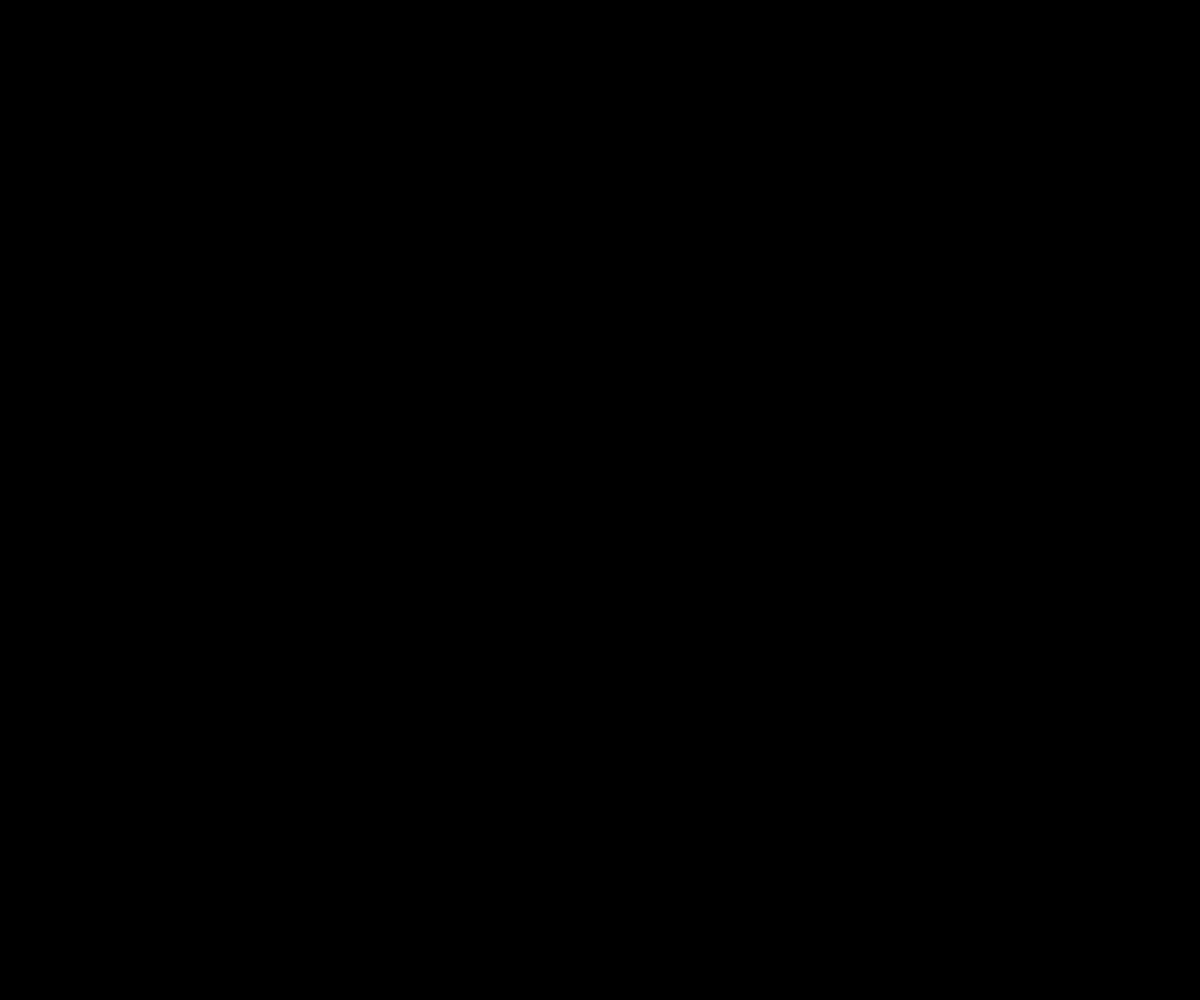
Frame 1 (no input)
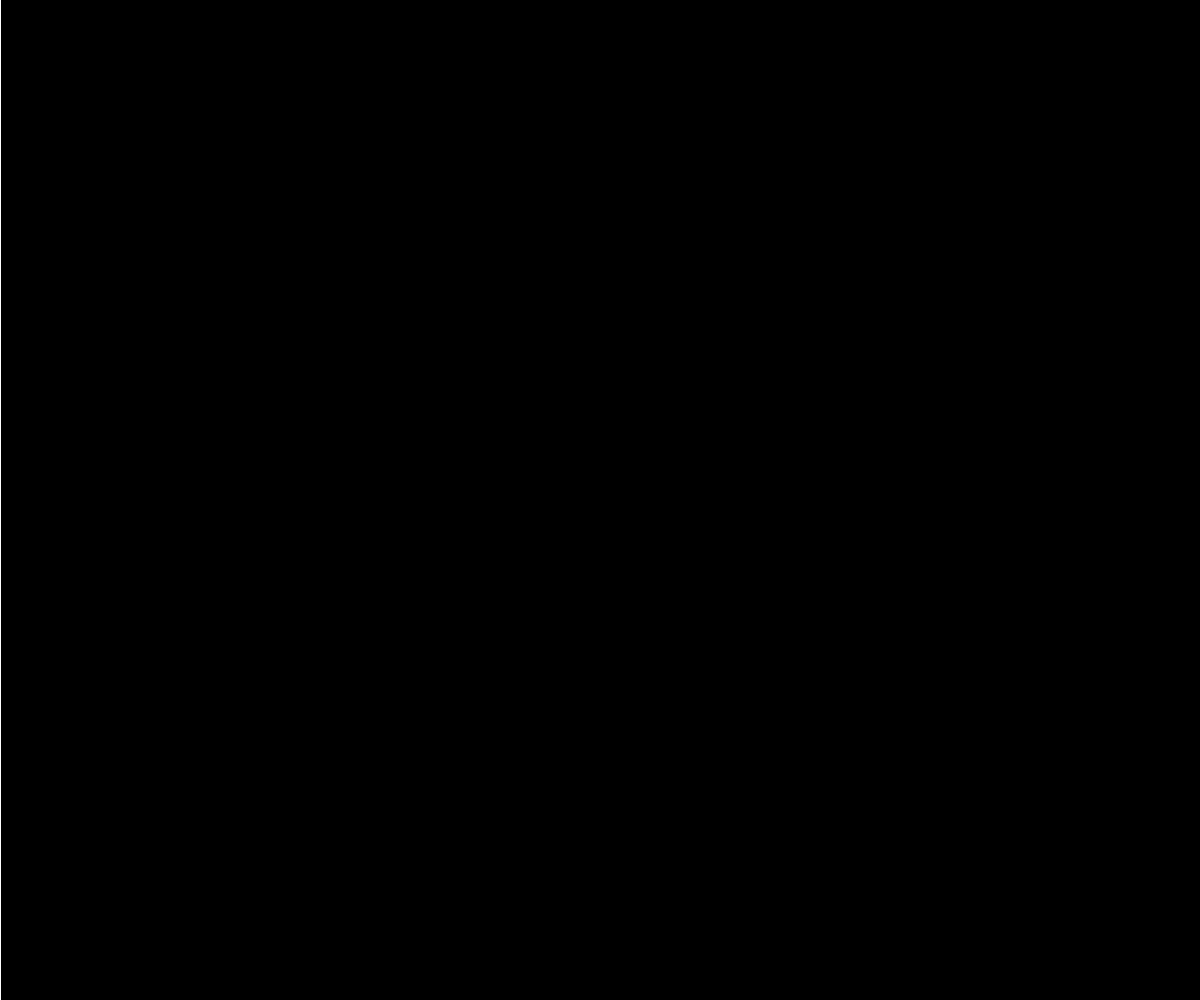
Frame 60 (no input)
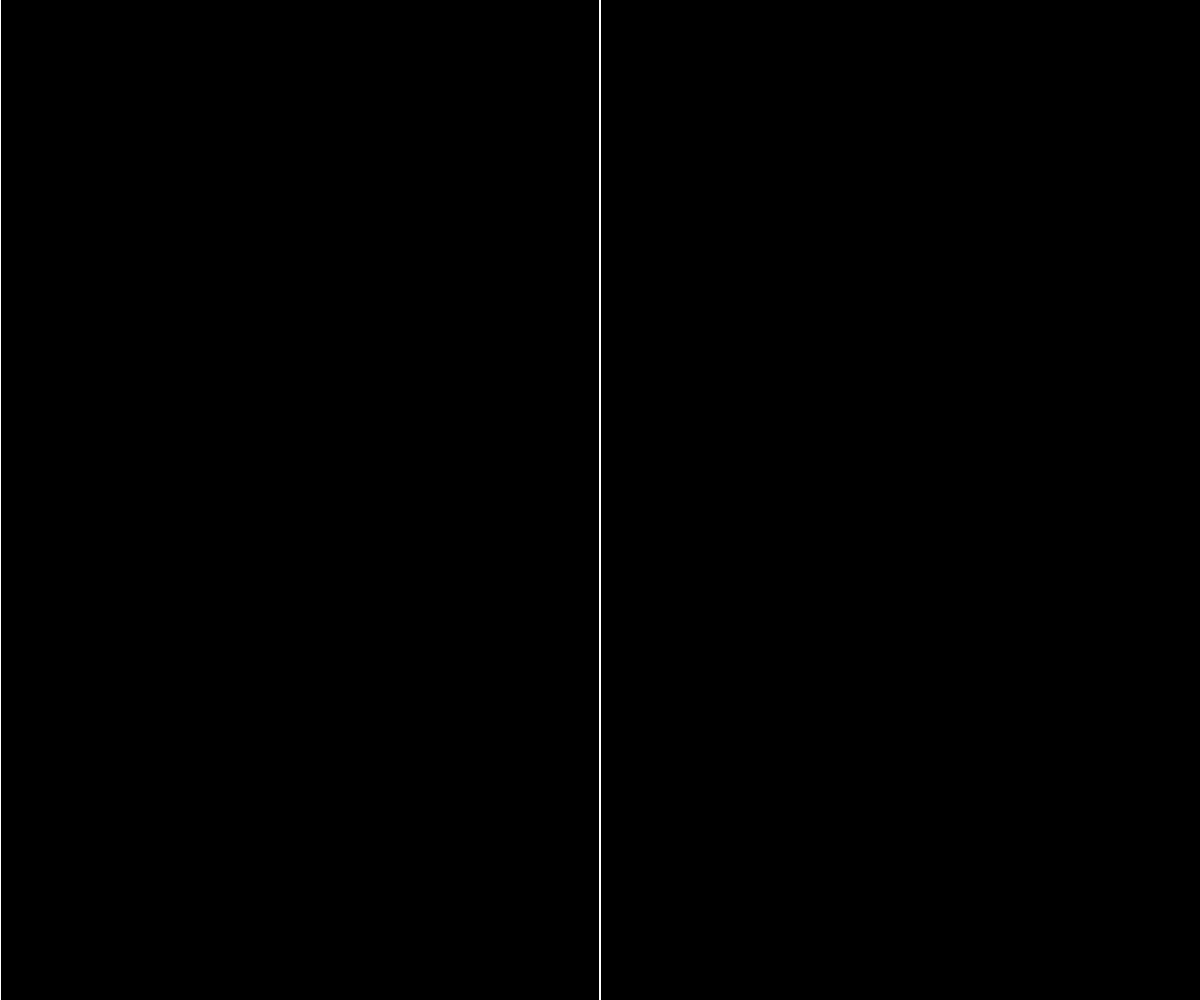
Frame 120 (the mouse pressed at the canvas centre since frame 60)

The p5.js sketch that drew these frames (run headless with seeded random() and noise() and a simulated clock; from frame 60 on, the mouse is pressed at the canvas centre):

// p5.js sketch
// ── sketch.js
var mouseXPositions = [];
var current =0;
var total = 100;

function setup() {
  createCanvas(windowWidth, windowHeight);
}

function draw() {
  // put drawing code here
  background(0);
  stroke(255);

  for(var i=0; i < mouseXPositions.length; i++){
    line(mouseXPositions[i], 0, mouseXPositions[i], height);
  }

  mouseXPositions[current] = mouseX;
  current++;

  if (current > total){
    current = 0;
  }
}
